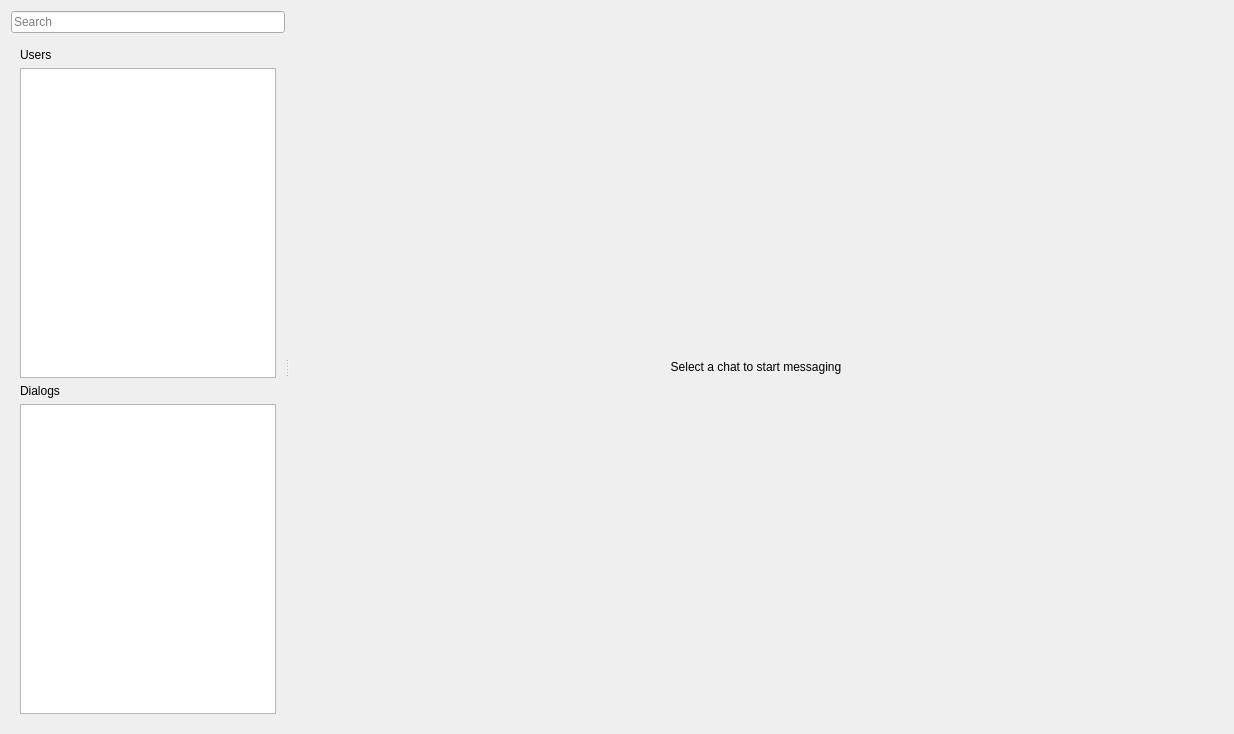
<?xml version="1.0" encoding="UTF-8"?>
<ui version="4.0">
 <class>ChatUI</class>
 <widget class="QWidget" name="ChatUI">
  <property name="geometry">
   <rect>
    <x>0</x>
    <y>0</y>
    <width>1234</width>
    <height>734</height>
   </rect>
  </property>
  <property name="windowTitle">
   <string>Form</string>
  </property>
  <layout class="QVBoxLayout" name="verticalLayout_8">
   <item>
    <widget class="QSplitter" name="splitter">
     <property name="orientation">
      <enum>Qt::Horizontal</enum>
     </property>
     <widget class="QWidget" name="widget" native="true">
      <property name="sizePolicy">
       <sizepolicy hsizetype="Preferred" vsizetype="Preferred">
        <horstretch>0</horstretch>
        <verstretch>1</verstretch>
       </sizepolicy>
      </property>
      <property name="autoFillBackground">
       <bool>false</bool>
      </property>
      <layout class="QVBoxLayout" name="verticalLayout">
       <property name="leftMargin">
        <number>0</number>
       </property>
       <property name="topMargin">
        <number>0</number>
       </property>
       <property name="rightMargin">
        <number>0</number>
       </property>
       <property name="bottomMargin">
        <number>0</number>
       </property>
       <item>
        <widget class="QLineEdit" name="lineEdit">
         <property name="sizePolicy">
          <sizepolicy hsizetype="Expanding" vsizetype="Fixed">
           <horstretch>0</horstretch>
           <verstretch>0</verstretch>
          </sizepolicy>
         </property>
         <property name="placeholderText">
          <string>Search</string>
         </property>
        </widget>
       </item>
       <item>
        <widget class="QStackedWidget" name="stackedWidget">
         <property name="currentIndex">
          <number>1</number>
         </property>
         <widget class="QWidget" name="page">
          <layout class="QVBoxLayout" name="verticalLayout_3">
           <item>
            <widget class="QListWidget" name="listWidget"/>
           </item>
          </layout>
         </widget>
         <widget class="QWidget" name="page_2">
          <layout class="QVBoxLayout" name="verticalLayout_5">
           <item>
            <layout class="QVBoxLayout" name="verticalLayout_4">
             <item>
              <widget class="QLabel" name="label_2">
               <property name="text">
                <string>Users</string>
               </property>
              </widget>
             </item>
             <item>
              <widget class="QListWidget" name="listWidget_2"/>
             </item>
             <item>
              <widget class="QLabel" name="label_3">
               <property name="text">
                <string>Dialogs</string>
               </property>
              </widget>
             </item>
             <item>
              <widget class="QListWidget" name="listWidget_3"/>
             </item>
            </layout>
           </item>
          </layout>
         </widget>
        </widget>
       </item>
      </layout>
     </widget>
     <widget class="QStackedWidget" name="stackedWidget_2">
      <property name="sizePolicy">
       <sizepolicy hsizetype="Preferred" vsizetype="Preferred">
        <horstretch>3</horstretch>
        <verstretch>0</verstretch>
       </sizepolicy>
      </property>
      <property name="currentIndex">
       <number>0</number>
      </property>
      <widget class="QWidget" name="page_5">
       <layout class="QVBoxLayout" name="verticalLayout_2">
        <item>
         <widget class="QWidget" name="widget_2" native="true">
          <layout class="QHBoxLayout" name="horizontalLayout">
           <item>
            <widget class="QLabel" name="label">
             <property name="styleSheet">
              <string notr="true">background-image: url(:/res/images/Walls.jpg);</string>
             </property>
             <property name="text">
              <string>Select a chat to start messaging</string>
             </property>
             <property name="alignment">
              <set>Qt::AlignCenter</set>
             </property>
            </widget>
           </item>
          </layout>
         </widget>
        </item>
       </layout>
      </widget>
      <widget class="QWidget" name="page_6">
       <layout class="QVBoxLayout" name="verticalLayout_7">
        <item>
         <widget class="QWidget" name="widget_3" native="true">
          <property name="sizePolicy">
           <sizepolicy hsizetype="Preferred" vsizetype="Preferred">
            <horstretch>7</horstretch>
            <verstretch>0</verstretch>
           </sizepolicy>
          </property>
          <layout class="QVBoxLayout" name="verticalLayout_6" stretch="0,20,0">
           <property name="spacing">
            <number>6</number>
           </property>
           <property name="leftMargin">
            <number>0</number>
           </property>
           <property name="topMargin">
            <number>0</number>
           </property>
           <property name="rightMargin">
            <number>0</number>
           </property>
           <property name="bottomMargin">
            <number>0</number>
           </property>
           <item>
            <layout class="QHBoxLayout" name="horizontalLayout_3">
             <property name="sizeConstraint">
              <enum>QLayout::SetNoConstraint</enum>
             </property>
             <item>
              <widget class="QLabel" name="label_4">
               <property name="sizePolicy">
                <sizepolicy hsizetype="Expanding" vsizetype="Expanding">
                 <horstretch>0</horstretch>
                 <verstretch>0</verstretch>
                </sizepolicy>
               </property>
               <property name="text">
                <string/>
               </property>
              </widget>
             </item>
             <item>
              <spacer name="horizontalSpacer">
               <property name="orientation">
                <enum>Qt::Horizontal</enum>
               </property>
               <property name="sizeHint" stdset="0">
                <size>
                 <width>40</width>
                 <height>20</height>
                </size>
               </property>
              </spacer>
             </item>
             <item>
              <widget class="QToolButton" name="toolButton_4">
               <property name="text">
                <string>...</string>
               </property>
              </widget>
             </item>
             <item>
              <widget class="QToolButton" name="toolButton_3">
               <property name="text">
                <string>...</string>
               </property>
              </widget>
             </item>
             <item>
              <widget class="QToolButton" name="toolButton_2">
               <property name="text">
                <string>...</string>
               </property>
              </widget>
             </item>
             <item>
              <widget class="QToolButton" name="toolButton">
               <property name="text">
                <string>...</string>
               </property>
              </widget>
             </item>
            </layout>
           </item>
           <item>
            <widget class="QTextBrowser" name="textBrowser">
             <property name="sizePolicy">
              <sizepolicy hsizetype="Expanding" vsizetype="Expanding">
               <horstretch>0</horstretch>
               <verstretch>0</verstretch>
              </sizepolicy>
             </property>
             <property name="font">
              <font>
               <pointsize>12</pointsize>
              </font>
             </property>
             <property name="autoFillBackground">
              <bool>false</bool>
             </property>
             <property name="styleSheet">
              <string notr="true">background-image: url(:/res/images/Walls.jpg);</string>
             </property>
             <property name="lineWrapColumnOrWidth">
              <number>0</number>
             </property>
            </widget>
           </item>
           <item>
            <widget class="QLineEdit" name="lineEdit_2"/>
           </item>
          </layout>
         </widget>
        </item>
       </layout>
      </widget>
     </widget>
    </widget>
   </item>
  </layout>
 </widget>
 <resources/>
 <connections/>
</ui>
